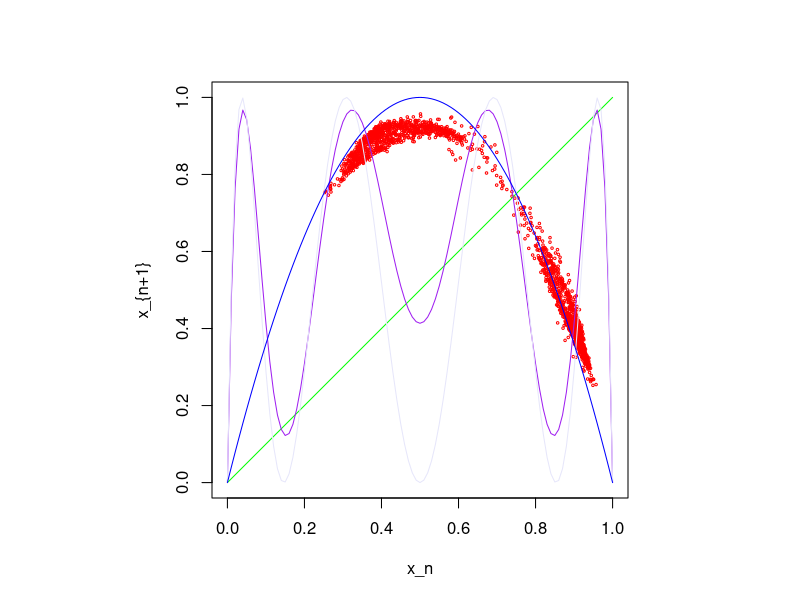
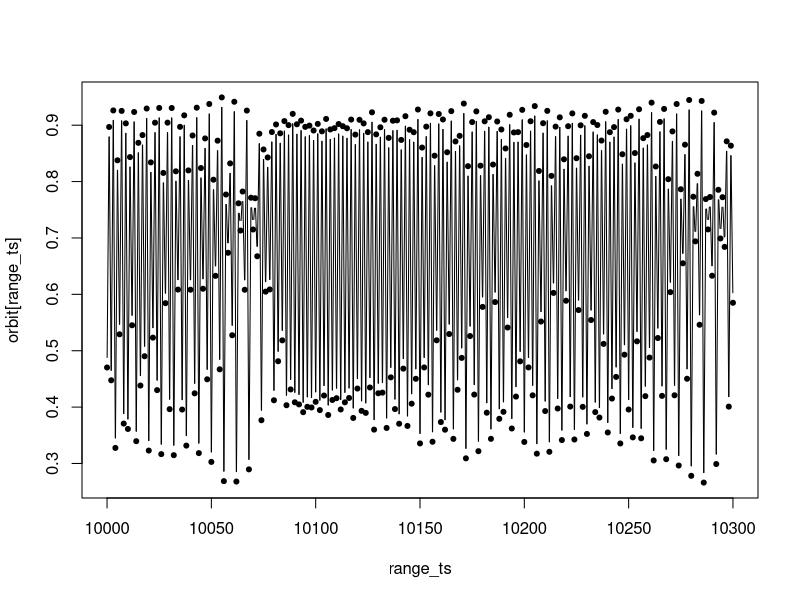
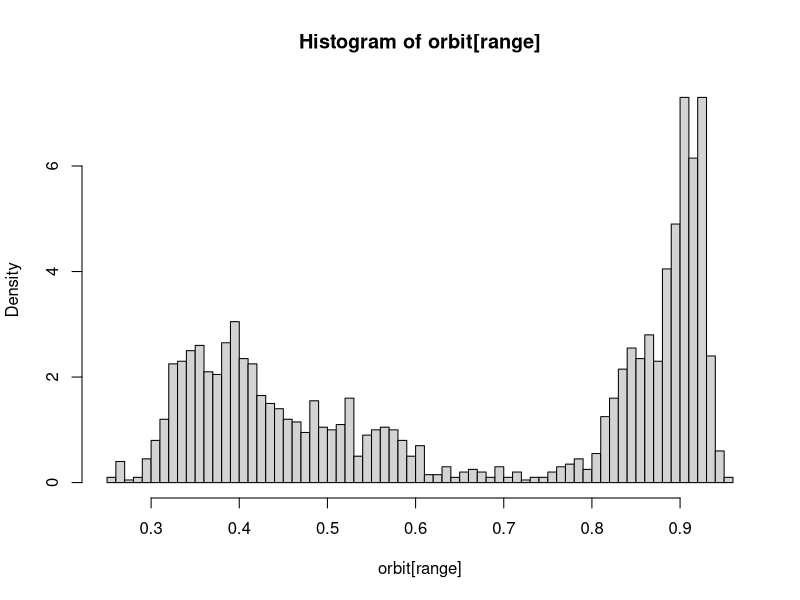

Generate these figures, in order, with R:
#  Test -  find stochastic period (from note)
par(pty = 's')
plot(c(0,1),c(0,1), t='n', asp=1, xlab='x_n',ylab  ='x_{n+1}')
numits = 10500

P = 3 # period to look for: don't use "T" because that means "True"
N= 7
#gam = 0.066
gam = 0
#noise = 0
#noise   = .01
noise =  .13
base =  4
#base = 3.88
#base = 3.3

#set.seed(47)
x=runif(1)
#x = .2371
orbit = c()
for (i in 1:(N*P)){
  xnext= (base-noise + noise*runif(1))*x*(1-x)
  orbit  = c(orbit,xnext)
  x = xnext
}

# from the "Finding Cycles in nonlinear dynamics" paper
###############################################
## for T=3, N=5
# aj1 =  13/14
# aj2 = 10/7*(cos(3*pi/14)-sin(pi/7))
# aj3=1-cos(pi/7)+sin(pi/14)
# aj4=4/7*(cos(3*pi/14)-sin(pi/7))
# aj5 = 1/14
# ajs=c(aj1,aj2,aj3,aj4,aj5)
#  from the "Finding Cycles"  paper, but calculating from definitions
#  This gives the same values even though  they  look different: it was just a sanity check
#### for T=3, N=5
# aj1 = 13/14
# aj2 = -10/7*(cos(5*pi/14)+cos(11*pi/14))
# aj3 = cos(8*pi/7)+cos(3*pi/7)+1
# aj4 = -4/7*(cos(5*pi/14)+cos(11*pi/14))
# aj5 =  1/14
# ajs=c(aj1,aj2,aj3,aj4,aj5)
#############################################
## for T=3, N=6
# t1 =5*pi/17
# t2=11*pi/17
# c1=1
# c2=1-2*(cos(t1)+cos(t2))
# c3=2*(1+2*cos(t1)*cos(t2)-(cos(t1)+cos(t2)))
# c4=c3
# c5=c2
# c6=1
# cs=c(c1,c2,c3,c4,c5,c6)
#############################
# ## for T=3, N=7
# # # (sigma, tau)=(2,2) gives fixed point, (2,3) gives period 2
# # # curious bifurcations occur as tau increases, e.g. (2,3.6)
sigma = 2
tau = 3.7
tjs=c()
for (j in 1:((N-1)/2)){
  tjs[j]=pi*(sigma + P*(2*j-1))/(tau + (N-1)*P)
}
t1=tjs[1]
t2=tjs[2]
t3=tjs[3]
B1=-2*(cos(t1)+cos(t2))
B2 = 2*(1+2*cos(t1)*cos(t2))
c1=1
c2=B1-2*cos(t3)
c3 = 1-2*cos(t3)*B1+B2
c4=2*(B1-cos(t3)*B2)
c5=c3
c6=c2
c7=1
cs=c(c1,c2,c3,c4,c5,c6,c7)
##################################
###  T=8, N=12
# sigma = 2
# tau = 2
# tjs=c()
# b=c()
# for (j in 1:((N-2)/2)){
#   tjs[j]=pi*(sigma + P*(2*j-1))/(tau + (N-1)*P)
#   b[j]=2*cos(tjs[j])
# }
# k10 = 1
# k9 = sum(b)
# k8 = 1+b[5]*sum(b[1:4]) + 4+b[1]*b[2]+b[3]*b[4]+(b[1]+b[2])*(b[3]+b[4])
# k7 =-(2*sum(b[1:4])+b[5]*(4+b[1]*b[2]+b[3]*b[4]+(b[1]+b[2])*(b[3]+b[4]))
#       +(b[1]+b[2])*(2+b[3]*b[4])  + (b[2]+b[3])*(2+b[1]*b[2]) )
# k6 = 4 + b[1]*b[2]+b[3]*b[4]+(b[1]+b[2])*(b[3]+b[4])
#      +b[5]*(sum(b[1:4]) + (b[1]+b[2])*(2+b[3]*b[4])+(b[3]+b[4])*(2+b[1]*b[2]))
#      + 2 + 2*(b[1]+b[2])*(b[3]+b[4])+(2+b[1]*b[2])*(2+b[3]*b[4])
# k5 = -(2*(sum(b[1:4])+(b[1]+b[2])*(2+b[3]*b[4])+(b[3]+b[4])*(2+b[1]*b[2]))
#        +b[5]*(2 + 2*(b[1]+b[2])*(b[3]+b[4])+(2+b[1]*b[2])*(2+b[3]*b[4]))
#        )
# k4=k6
# k3=k7
# k2=k8
# k1=k9
# k0=k10
# ks=c(k0,k1,k2,k3,k4,k5,k6,k7,k8,k9,k10)
# cs=ks[1:10]+ks[2:11]
# cs=c(1,cs,1)  # vector of length 12
#############################################
##### MAKE the actual coefficients ##########
#############################################
ajs=c()
for(j in 1:N){
  ajs[j]=(1-(1+(j-1)*P)/(2+(N-1)*P))*cs[j]
}

# Normalize so that the  ajs sum to one
K=sum(ajs)
ajs = ajs/K

# for (j in 1:N){
  # Fejer coefficients
  #ajs[j]=(2/N)*(1  -  (2*j-1)/(2*N))
  # From arxiv paper
  # ajs[j]= (2*(N-j)+1)/(N^2)
  # Dirichlet coefficients
  # ajs[j]=1/N
#}

# # From "Cycle" paper
# eps2 = 1/9
# eps1 = 4/9
# ajs[3]=eps2
# ajs[2]  = eps1-eps2
# ajs[1] = 1-(ajs[2]+ajs[3])

## NOTE: we need to reverse the order of the weight vector 
## because we put the averaged vector in increasing index order
##  Do not reverse in T=8, N=12 case
ajs = rev(ajs)

# try starting with random orbit values
#orbit = runif(N*P,0,1)

kvals = c()
for (k in (N*P):(numits+N*P)){
  #kvals  = c(kvals,k)
  S1 = seq((k-(N-1)*P),k,by = P) # which previous points to average over, part 1
  S2 = seq((k -(N*P)+1),(k-P+1),by = P)  # which points to average, part 2
  xnext = (1-gam)*sum(ajs*(base-noise + noise*runif(N))*orbit[S1]*(1-orbit[S1]))
          + gam*(1/N)*sum((base-noise + noise*runif(N))*orbit[S2]*(1-orbit[S2]))
   orbit = c(orbit,xnext)       
}
range = (numits-2000):(numits-1)

points(orbit[range],orbit[(range+1)],xlim=c(0,1),ylim=c(0,1), col=
         'red', cex=.1+N/30)
lines(c(0,1),c(0,1),col = 'green')
# plot a graph of the Pth iterate of the deterministic map on top
a1 = base-noise
a2 = base

x0vals  = seq(0,1,by = .01)
x1vals = x0vals
x2vals = x0vals
for (j in 1:P){
 x1vals = a1*x1vals*(1-x1vals)
 x2vals = a2*x2vals*(1-x2vals)
}
lines(x0vals,x1vals,col = 'purple')
lines(x0vals,x2vals,col = 'lavender')
lines(x0vals,a2*x0vals*(1-x0vals),col = 'blue')

# calculate period 2 orbit
h   = 4
p1 =  (1+h -   sqrt(h^2-2*h-3))/(2*h)
p2 =  (1+h +   sqrt(h^2-2*h-3))/(2*h)
# plot on  top  of graph# 
# points(c(p1,p2),c(p2,p1),pch = 16,col='red')

# for the time series plot
range_ts = 10000:10300
par(pty =  'm')
plot(range_ts,orbit[range_ts],type ='b',pch=20)
#plot(range,orbit[range],type ='l')

# look at  the distribution of orbit points
hist(orbit[range],breaks = 100, freq = F)
#  plot period 2 points on horizontal axis
# points(c(p1,p2),c(0,0),pch=16,col='red')

## TO LISTEN!!  ###############
#install.packages("audio")
#library('audio')
o2=orbit-mean(orbit)
#play(o2,1000)

